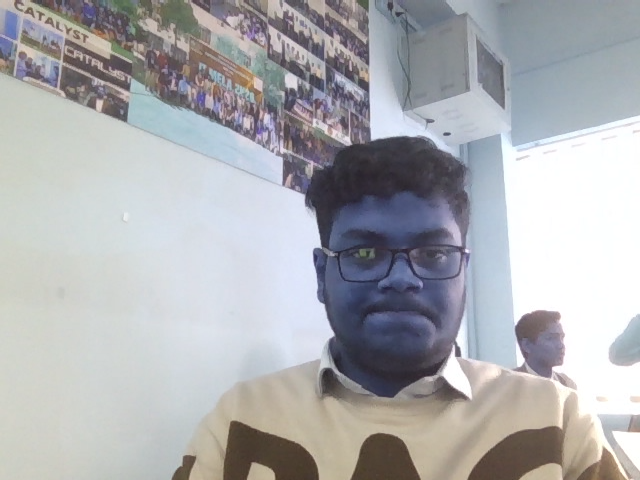
#> input picture SIH/Main/test.png, 640 x 480 px
$ python test.py
#> lines starting #> are read from the running program, lines starting #| are printed output that depends on the picture
import cv2
import numpy as np
import pytesseract

pytesseract.pytesseract.tesseract_cmd = r'C:/Program Files (x86)/Tesseract-OCR/tesseract.exe'
kernel = np.ones((2, 1), np.uint8)
Fimg = cv2.imread("test.png")
#> Fimg is the input picture: shape (480, 640, 3); mean B, G, R 177, 173.7, 172.8
img = Fimg
img = cv2.cvtColor(img,cv2.COLOR_RGB2BGR)
img = cv2.erode(img, kernel, iterations=1)
img = cv2.dilate(img, kernel, iterations=1)
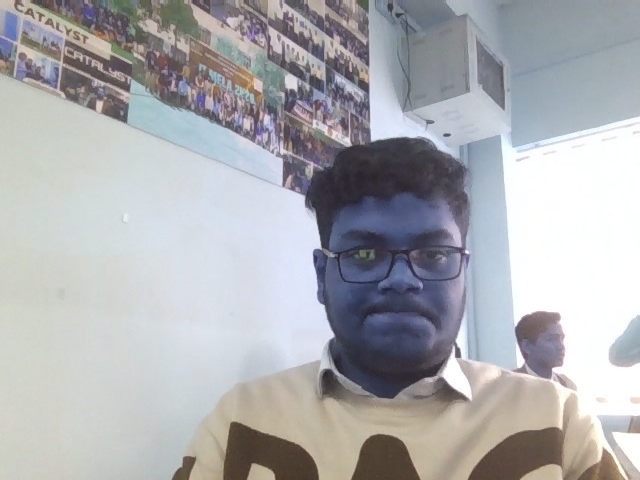
#> img: shape (480, 640, 3); mean R, G, B 172.8, 173.7, 177
cong = r'-l eng --oem 1 --psm 4'
#> (the run stopped early here; a loop or call above may not have finished)
